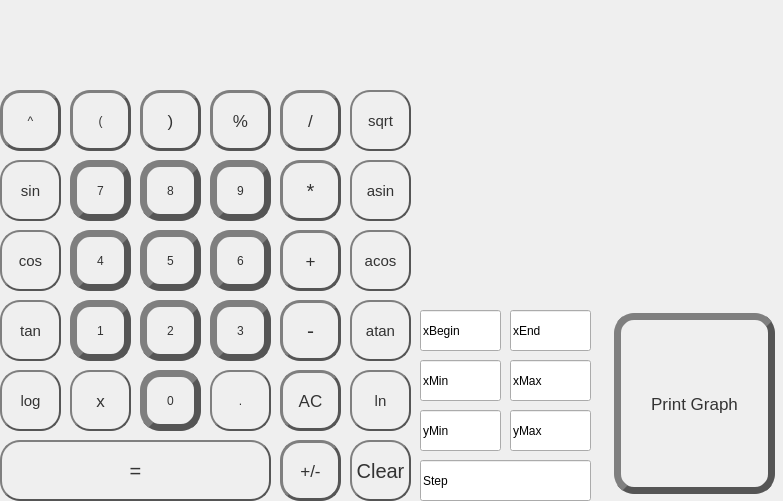
<?xml version="1.0" encoding="UTF-8"?>
<ui version="4.0">
 <class>MainWindow</class>
 <widget class="QMainWindow" name="MainWindow">
  <property name="geometry">
   <rect>
    <x>0</x>
    <y>0</y>
    <width>783</width>
    <height>501</height>
   </rect>
  </property>
  <property name="font">
   <font>
    <pointsize>14</pointsize>
   </font>
  </property>
  <property name="windowTitle">
   <string>MainWindow</string>
  </property>
  <property name="styleSheet">
   <string notr="true">QPushButton {
color: #333;
border: 7px solid #555;
border-radius: 20px;
border-style: outset;
background: qradialgradient(
cx: 0.3, cy: -0.4, fx: 0.3, fy: -0.4,
radius: 1.35, stop: 0 #fff, stop: 1 #888
);
padding: 5px;
}

QPushButton:hover {
background: qradialgradient(
cx: 0.3, cy: -0.4, fx: 0.3, fy: -0.4,
radius: 1.35, stop: 0 #fff, stop: 1 #bbb
);
}

QPushButton:pressed {
border-style: inset;
background: qradialgradient(
cx: 0.4, cy: -0.1, fx: 0.4, fy: -0.1,
radius: 1.35, stop: 0 #fff, stop: 1 #ddd
);
}</string>
  </property>
  <widget class="QWidget" name="centralwidget">
   <widget class="QLabel" name="result_window">
    <property name="geometry">
     <rect>
      <x>10</x>
      <y>10</y>
      <width>401</width>
      <height>71</height>
     </rect>
    </property>
    <property name="font">
     <font>
      <pointsize>21</pointsize>
     </font>
    </property>
    <property name="styleSheet">
     <string notr="true">QLabel {
  qproperty-alignment: 'AlignVCenter | AlignRight';
  border: 1px solid gray;
}

background-color : white;</string>
    </property>
    <property name="text">
     <string/>
    </property>
   </widget>
   <widget class="QPushButton" name="pushButton_AC">
    <property name="geometry">
     <rect>
      <x>280</x>
      <y>370</y>
      <width>61</width>
      <height>61</height>
     </rect>
    </property>
    <property name="font">
     <font>
      <pointsize>13</pointsize>
     </font>
    </property>
    <property name="styleSheet">
     <string notr="true">QPushButton {
color: #333;
border: 3px solid #555;
border-radius: 20px;
border-style: outset;
background: qradialgradient(
cx: 0.3, cy: -0.4, fx: 0.3, fy: -0.4,
radius: 1.35,  stop: 0 #FF7832, stop: 1 #FF9739
);
padding: 5px;
}

QPushButton:hover {
background: qradialgradient(
cx: 0.3, cy: -0.4, fx: 0.3, fy: -0.4,
radius: 1.35, stop: 0 #fff, stop: 1 #bbb
);
}

QPushButton:pressed {
border-style: inset;
background: qradialgradient(
cx: 0.4, cy: -0.1, fx: 0.4, fy: -0.1,
radius: 1.35,  stop: 0 #FF7832, stop: 1 #FF9739
);
}</string>
    </property>
    <property name="text">
     <string>AC</string>
    </property>
   </widget>
   <widget class="QPushButton" name="pushButton_rb">
    <property name="geometry">
     <rect>
      <x>140</x>
      <y>90</y>
      <width>61</width>
      <height>61</height>
     </rect>
    </property>
    <property name="font">
     <font>
      <pointsize>13</pointsize>
     </font>
    </property>
    <property name="styleSheet">
     <string notr="true">QPushButton {
color: #333;
border: 3px solid #555;
border-radius: 20px;
border-style: outset;
background: qradialgradient(
cx: 0.3, cy: -0.4, fx: 0.3, fy: -0.4,
radius: 1.35,  stop: 0 #FF7832, stop: 1 #FF9739
);
padding: 5px;
}

QPushButton:hover {
background: qradialgradient(
cx: 0.3, cy: -0.4, fx: 0.3, fy: -0.4,
radius: 1.35, stop: 0 #fff, stop: 1 #bbb
);
}

QPushButton:pressed {
border-style: inset;
background: qradialgradient(
cx: 0.4, cy: -0.1, fx: 0.4, fy: -0.1,
radius: 1.35,  stop: 0 #FF7832, stop: 1 #FF9739
);
}</string>
    </property>
    <property name="text">
     <string>)</string>
    </property>
   </widget>
   <widget class="QPushButton" name="pushButton_fmod">
    <property name="geometry">
     <rect>
      <x>210</x>
      <y>90</y>
      <width>61</width>
      <height>61</height>
     </rect>
    </property>
    <property name="font">
     <font>
      <pointsize>13</pointsize>
     </font>
    </property>
    <property name="styleSheet">
     <string notr="true">QPushButton {
color: #333;
border: 3px solid #555;
border-radius: 20px;
border-style: outset;
background: qradialgradient(
cx: 0.3, cy: -0.4, fx: 0.3, fy: -0.4,
radius: 1.35,  stop: 0 #FF7832, stop: 1 #FF9739
);
padding: 5px;
}

QPushButton:hover {
background: qradialgradient(
cx: 0.3, cy: -0.4, fx: 0.3, fy: -0.4,
radius: 1.35, stop: 0 #fff, stop: 1 #bbb
);
}

QPushButton:pressed {
border-style: inset;
background: qradialgradient(
cx: 0.4, cy: -0.1, fx: 0.4, fy: -0.1,
radius: 1.35,  stop: 0 #FF7832, stop: 1 #FF9739
);
}</string>
    </property>
    <property name="text">
     <string>%</string>
    </property>
   </widget>
   <widget class="QPushButton" name="pushButton_div">
    <property name="geometry">
     <rect>
      <x>280</x>
      <y>90</y>
      <width>61</width>
      <height>61</height>
     </rect>
    </property>
    <property name="font">
     <font>
      <pointsize>13</pointsize>
     </font>
    </property>
    <property name="styleSheet">
     <string notr="true">QPushButton {
color: #333;
border: 3px solid #555;
border-radius: 20px;
border-style: outset;
background: qradialgradient(
cx: 0.3, cy: -0.4, fx: 0.3, fy: -0.4,
radius: 1.35,  stop: 0 #FF7832, stop: 1 #FF9739
);
padding: 5px;
}

QPushButton:hover {
background: qradialgradient(
cx: 0.3, cy: -0.4, fx: 0.3, fy: -0.4,
radius: 1.35, stop: 0 #fff, stop: 1 #bbb
);
}

QPushButton:pressed {
border-style: inset;
background: qradialgradient(
cx: 0.4, cy: -0.1, fx: 0.4, fy: -0.1,
radius: 1.35,  stop: 0 #FF7832, stop: 1 #FF9739
);
}</string>
    </property>
    <property name="text">
     <string>/</string>
    </property>
   </widget>
   <widget class="QPushButton" name="pushButton_7">
    <property name="geometry">
     <rect>
      <x>70</x>
      <y>160</y>
      <width>61</width>
      <height>61</height>
     </rect>
    </property>
    <property name="styleSheet">
     <string notr="true">QPushButton {
color: #333;
border: 7px solid #555;
border-radius: 20px;
border-style: outset;
background: qradialgradient(
cx: 0.3, cy: -0.4, fx: 0.3, fy: -0.4,
radius: 1.35, stop: 0 #fff, stop: 1 #888
);
padding: 5px;
}

QPushButton:hover {
background: qradialgradient(
cx: 0.3, cy: -0.4, fx: 0.3, fy: -0.4,
radius: 1.35, stop: 0 #fff, stop: 1 #bbb
);
}

QPushButton:pressed {
border-style: inset;
background: qradialgradient(
cx: 0.4, cy: -0.1, fx: 0.4, fy: -0.1,
radius: 1.35, stop: 0 #fff, stop: 1 #ddd
);
}</string>
    </property>
    <property name="text">
     <string>7</string>
    </property>
   </widget>
   <widget class="QPushButton" name="pushButton_9">
    <property name="geometry">
     <rect>
      <x>210</x>
      <y>160</y>
      <width>61</width>
      <height>61</height>
     </rect>
    </property>
    <property name="styleSheet">
     <string notr="true">QPushButton {
color: #333;
border: 7px solid #555;
border-radius: 20px;
border-style: outset;
background: qradialgradient(
cx: 0.3, cy: -0.4, fx: 0.3, fy: -0.4,
radius: 1.35, stop: 0 #fff, stop: 1 #888
);
padding: 5px;
}

QPushButton:hover {
background: qradialgradient(
cx: 0.3, cy: -0.4, fx: 0.3, fy: -0.4,
radius: 1.35, stop: 0 #fff, stop: 1 #bbb
);
}

QPushButton:pressed {
border-style: inset;
background: qradialgradient(
cx: 0.4, cy: -0.1, fx: 0.4, fy: -0.1,
radius: 1.35, stop: 0 #fff, stop: 1 #ddd
);
}</string>
    </property>
    <property name="text">
     <string>9</string>
    </property>
   </widget>
   <widget class="QPushButton" name="pushButton_8">
    <property name="geometry">
     <rect>
      <x>140</x>
      <y>160</y>
      <width>61</width>
      <height>61</height>
     </rect>
    </property>
    <property name="styleSheet">
     <string notr="true">QPushButton {
color: #333;
border: 7px solid #555;
border-radius: 20px;
border-style: outset;
background: qradialgradient(
cx: 0.3, cy: -0.4, fx: 0.3, fy: -0.4,
radius: 1.35, stop: 0 #fff, stop: 1 #888
);
padding: 5px;
}

QPushButton:hover {
background: qradialgradient(
cx: 0.3, cy: -0.4, fx: 0.3, fy: -0.4,
radius: 1.35, stop: 0 #fff, stop: 1 #bbb
);
}

QPushButton:pressed {
border-style: inset;
background: qradialgradient(
cx: 0.4, cy: -0.1, fx: 0.4, fy: -0.1,
radius: 1.35, stop: 0 #fff, stop: 1 #ddd
);
}</string>
    </property>
    <property name="text">
     <string>8</string>
    </property>
   </widget>
   <widget class="QPushButton" name="pushButton_mult">
    <property name="geometry">
     <rect>
      <x>280</x>
      <y>160</y>
      <width>61</width>
      <height>61</height>
     </rect>
    </property>
    <property name="font">
     <font>
      <pointsize>15</pointsize>
     </font>
    </property>
    <property name="styleSheet">
     <string notr="true">QPushButton {
color: #333;
border: 3px solid #555;
border-radius: 20px;
border-style: outset;
background: qradialgradient(
cx: 0.3, cy: -0.4, fx: 0.3, fy: -0.4,
radius: 1.35,  stop: 0 #FF7832, stop: 1 #FF9739
);
padding: 5px;
}

QPushButton:hover {
background: qradialgradient(
cx: 0.3, cy: -0.4, fx: 0.3, fy: -0.4,
radius: 1.35, stop: 0 #fff, stop: 1 #bbb
);
}

QPushButton:pressed {
border-style: inset;
background: qradialgradient(
cx: 0.4, cy: -0.1, fx: 0.4, fy: -0.1,
radius: 1.35,  stop: 0 #FF7832, stop: 1 #FF9739
);
}</string>
    </property>
    <property name="text">
     <string>*</string>
    </property>
   </widget>
   <widget class="QPushButton" name="pushButton_4">
    <property name="geometry">
     <rect>
      <x>70</x>
      <y>230</y>
      <width>61</width>
      <height>61</height>
     </rect>
    </property>
    <property name="styleSheet">
     <string notr="true">QPushButton {
color: #333;
border: 7px solid #555;
border-radius: 20px;
border-style: outset;
background: qradialgradient(
cx: 0.3, cy: -0.4, fx: 0.3, fy: -0.4,
radius: 1.35, stop: 0 #fff, stop: 1 #888
);
padding: 5px;
}

QPushButton:hover {
background: qradialgradient(
cx: 0.3, cy: -0.4, fx: 0.3, fy: -0.4,
radius: 1.35, stop: 0 #fff, stop: 1 #bbb
);
}

QPushButton:pressed {
border-style: inset;
background: qradialgradient(
cx: 0.4, cy: -0.1, fx: 0.4, fy: -0.1,
radius: 1.35, stop: 0 #fff, stop: 1 #ddd
);
}</string>
    </property>
    <property name="text">
     <string>4</string>
    </property>
   </widget>
   <widget class="QPushButton" name="pushButton_6">
    <property name="geometry">
     <rect>
      <x>210</x>
      <y>230</y>
      <width>61</width>
      <height>61</height>
     </rect>
    </property>
    <property name="styleSheet">
     <string notr="true">QPushButton {
color: #333;
border: 7px solid #555;
border-radius: 20px;
border-style: outset;
background: qradialgradient(
cx: 0.3, cy: -0.4, fx: 0.3, fy: -0.4,
radius: 1.35, stop: 0 #fff, stop: 1 #888
);
padding: 5px;
}

QPushButton:hover {
background: qradialgradient(
cx: 0.3, cy: -0.4, fx: 0.3, fy: -0.4,
radius: 1.35, stop: 0 #fff, stop: 1 #bbb
);
}

QPushButton:pressed {
border-style: inset;
background: qradialgradient(
cx: 0.4, cy: -0.1, fx: 0.4, fy: -0.1,
radius: 1.35, stop: 0 #fff, stop: 1 #ddd
);
}</string>
    </property>
    <property name="text">
     <string>6</string>
    </property>
   </widget>
   <widget class="QPushButton" name="pushButton_5">
    <property name="geometry">
     <rect>
      <x>140</x>
      <y>230</y>
      <width>61</width>
      <height>61</height>
     </rect>
    </property>
    <property name="styleSheet">
     <string notr="true">QPushButton {
color: #333;
border: 7px solid #555;
border-radius: 20px;
border-style: outset;
background: qradialgradient(
cx: 0.3, cy: -0.4, fx: 0.3, fy: -0.4,
radius: 1.35, stop: 0 #fff, stop: 1 #888
);
padding: 5px;
}

QPushButton:hover {
background: qradialgradient(
cx: 0.3, cy: -0.4, fx: 0.3, fy: -0.4,
radius: 1.35, stop: 0 #fff, stop: 1 #bbb
);
}

QPushButton:pressed {
border-style: inset;
background: qradialgradient(
cx: 0.4, cy: -0.1, fx: 0.4, fy: -0.1,
radius: 1.35, stop: 0 #fff, stop: 1 #ddd
);
}</string>
    </property>
    <property name="text">
     <string>5</string>
    </property>
   </widget>
   <widget class="QPushButton" name="pushButton_3">
    <property name="geometry">
     <rect>
      <x>210</x>
      <y>300</y>
      <width>61</width>
      <height>61</height>
     </rect>
    </property>
    <property name="styleSheet">
     <string notr="true">QPushButton {
color: #333;
border: 7px solid #555;
border-radius: 20px;
border-style: outset;
background: qradialgradient(
cx: 0.3, cy: -0.4, fx: 0.3, fy: -0.4,
radius: 1.35, stop: 0 #fff, stop: 1 #888
);
padding: 5px;
}

QPushButton:hover {
background: qradialgradient(
cx: 0.3, cy: -0.4, fx: 0.3, fy: -0.4,
radius: 1.35, stop: 0 #fff, stop: 1 #bbb
);
}

QPushButton:pressed {
border-style: inset;
background: qradialgradient(
cx: 0.4, cy: -0.1, fx: 0.4, fy: -0.1,
radius: 1.35, stop: 0 #fff, stop: 1 #ddd
);
}</string>
    </property>
    <property name="text">
     <string>3</string>
    </property>
   </widget>
   <widget class="QPushButton" name="pushButton_2">
    <property name="geometry">
     <rect>
      <x>140</x>
      <y>300</y>
      <width>61</width>
      <height>61</height>
     </rect>
    </property>
    <property name="styleSheet">
     <string notr="true">QPushButton {
color: #333;
border: 7px solid #555;
border-radius: 20px;
border-style: outset;
background: qradialgradient(
cx: 0.3, cy: -0.4, fx: 0.3, fy: -0.4,
radius: 1.35, stop: 0 #fff, stop: 1 #888
);
padding: 5px;
}

QPushButton:hover {
background: qradialgradient(
cx: 0.3, cy: -0.4, fx: 0.3, fy: -0.4,
radius: 1.35, stop: 0 #fff, stop: 1 #bbb
);
}

QPushButton:pressed {
border-style: inset;
background: qradialgradient(
cx: 0.4, cy: -0.1, fx: 0.4, fy: -0.1,
radius: 1.35, stop: 0 #fff, stop: 1 #ddd
);
}</string>
    </property>
    <property name="text">
     <string>2</string>
    </property>
   </widget>
   <widget class="QPushButton" name="pushButton_1">
    <property name="geometry">
     <rect>
      <x>70</x>
      <y>300</y>
      <width>61</width>
      <height>61</height>
     </rect>
    </property>
    <property name="styleSheet">
     <string notr="true">QPushButton {
color: #333;
border: 7px solid #555;
border-radius: 20px;
border-style: outset;
background: qradialgradient(
cx: 0.3, cy: -0.4, fx: 0.3, fy: -0.4,
radius: 1.35, stop: 0 #fff, stop: 1 #888
);
padding: 5px;
}

QPushButton:hover {
background: qradialgradient(
cx: 0.3, cy: -0.4, fx: 0.3, fy: -0.4,
radius: 1.35, stop: 0 #fff, stop: 1 #bbb
);
}

QPushButton:pressed {
border-style: inset;
background: qradialgradient(
cx: 0.4, cy: -0.1, fx: 0.4, fy: -0.1,
radius: 1.35, stop: 0 #fff, stop: 1 #ddd
);
}</string>
    </property>
    <property name="text">
     <string>1</string>
    </property>
   </widget>
   <widget class="QPushButton" name="pushButton_minus">
    <property name="geometry">
     <rect>
      <x>280</x>
      <y>300</y>
      <width>61</width>
      <height>61</height>
     </rect>
    </property>
    <property name="font">
     <font>
      <pointsize>16</pointsize>
     </font>
    </property>
    <property name="styleSheet">
     <string notr="true">QPushButton {
color: #333;
border: 3px solid #555;
border-radius: 20px;
border-style: outset;
background: qradialgradient(
cx: 0.3, cy: -0.4, fx: 0.3, fy: -0.4,
radius: 1.35,  stop: 0 #FF7832, stop: 1 #FF9739
);
padding: 5px;
}

QPushButton:hover {
background: qradialgradient(
cx: 0.3, cy: -0.4, fx: 0.3, fy: -0.4,
radius: 1.35, stop: 0 #fff, stop: 1 #bbb
);
}

QPushButton:pressed {
border-style: inset;
background: qradialgradient(
cx: 0.4, cy: -0.1, fx: 0.4, fy: -0.1,
radius: 1.35,  stop: 0 #FF7832, stop: 1 #FF9739
);
}</string>
    </property>
    <property name="text">
     <string>-</string>
    </property>
   </widget>
   <widget class="QPushButton" name="pushButton_plus">
    <property name="geometry">
     <rect>
      <x>280</x>
      <y>230</y>
      <width>61</width>
      <height>61</height>
     </rect>
    </property>
    <property name="font">
     <font>
      <pointsize>13</pointsize>
     </font>
    </property>
    <property name="styleSheet">
     <string notr="true">QPushButton {
color: #333;
border: 3px solid #555;
border-radius: 20px;
border-style: outset;
background: qradialgradient(
cx: 0.3, cy: -0.4, fx: 0.3, fy: -0.4,
radius: 1.35,  stop: 0 #FF7832, stop: 1 #FF9739
);
padding: 5px;
}

QPushButton:hover {
background: qradialgradient(
cx: 0.3, cy: -0.4, fx: 0.3, fy: -0.4,
radius: 1.35, stop: 0 #fff, stop: 1 #bbb
);
}

QPushButton:pressed {
border-style: inset;
background: qradialgradient(
cx: 0.4, cy: -0.1, fx: 0.4, fy: -0.1,
radius: 1.35,  stop: 0 #FF7832, stop: 1 #FF9739
);
}</string>
    </property>
    <property name="text">
     <string>+</string>
    </property>
   </widget>
   <widget class="QPushButton" name="pushButton_dot">
    <property name="geometry">
     <rect>
      <x>210</x>
      <y>370</y>
      <width>61</width>
      <height>61</height>
     </rect>
    </property>
    <property name="styleSheet">
     <string notr="true">QPushButton {
    color: #333;
    border: 2px solid #555;
    border-radius: 20px;
    border-style: outset;
    background: qradialgradient(
        cx: 0.3, cy: -0.4, fx: 0.3, fy: -0.4,
        radius: 1.35, stop: 0 #fff, stop: 1 #ba02d6f7  /* Измененный цвет: #ba02d6f7 */
    );
    padding: 5px;
}

QPushButton:hover {
    background: qradialgradient(
        cx: 0.3, cy: -0.4, fx: 0.3, fy: -0.4,
        radius: 1.35, stop: 0 #fff, stop: 1 #ba02d6f7  /* Измененный цвет: #ba02d6f7 */
    );
}

QPushButton:pressed {
    border-style: inset;
    background: qradialgradient(
        cx: 0.4, cy: -0.1, fx: 0.4, fy: -0.1,
        radius: 1.35, stop: 0 #fff, stop: 1 #ba02d6f7  /* Измененный цвет: #ba02d6f7 */
    );
}</string>
    </property>
    <property name="text">
     <string>.</string>
    </property>
   </widget>
   <widget class="QPushButton" name="pushButton_equal">
    <property name="geometry">
     <rect>
      <x>0</x>
      <y>440</y>
      <width>271</width>
      <height>61</height>
     </rect>
    </property>
    <property name="font">
     <font>
      <pointsize>15</pointsize>
     </font>
    </property>
    <property name="styleSheet">
     <string notr="true">QPushButton {
    color: #333;
    border: 2px solid #555;
    border-radius: 20px;
    border-style: outset;
    background: qradialgradient(
        cx: 0.3, cy: -0.4, fx: 0.3, fy: -0.4,
        radius: 1.35, stop: 0 #fff, stop: 1 #ba02d6f7  /* Измененный цвет: #ba02d6f7 */
    );
    padding: 5px;
}

QPushButton:hover {
    background: qradialgradient(
        cx: 0.3, cy: -0.4, fx: 0.3, fy: -0.4,
        radius: 1.35, stop: 0 #fff, stop: 1 #ba02d6f7  /* Измененный цвет: #ba02d6f7 */
    );
}

QPushButton:pressed {
    border-style: inset;
    background: qradialgradient(
        cx: 0.4, cy: -0.1, fx: 0.4, fy: -0.1,
        radius: 1.35, stop: 0 #fff, stop: 1 #ba02d6f7  /* Измененный цвет: #ba02d6f7 */
    );
}

QPushButton:hover {
background: qradialgradient(
cx: 0.3, cy: -0.4, fx: 0.3, fy: -0.4,
radius: 1.35, stop: 0 #fff, stop: 1 #bbb
);
}

QPushButton:pressed {
border-style: inset;
background: qradialgradient(
cx: 0.4, cy: -0.1, fx: 0.4, fy: -0.1,
radius: 1.35, stop: 0 #fff, stop: 1 #ddd
);
}

QPushButton:hover {
background: qradialgradient(
cx: 0.3, cy: -0.4, fx: 0.3, fy: -0.4,
radius: 1.35, stop: 0 #fff, stop: 1 #bbb
);
}

QPushButton:pressed {
border-style: inset;
background: qradialgradient(
cx: 0.4, cy: -0.1, fx: 0.4, fy: -0.1,
radius: 1.35, stop: 0 #fff, stop: 1 #ddd
);
}

QPushButton:hover {
background: qradialgradient(
cx: 0.3, cy: -0.4, fx: 0.3, fy: -0.4,
radius: 1.35, stop: 0 #fff, stop: 1 #bbb
);
}

QPushButton:pressed {
border-style: inset;
background: qradialgradient(
cx: 0.4, cy: -0.1, fx: 0.4, fy: -0.1,
radius: 1.35, stop: 0 #fff, stop: 1 #ddd
);
}</string>
    </property>
    <property name="text">
     <string>=</string>
    </property>
   </widget>
   <widget class="QPushButton" name="pushButton_0">
    <property name="geometry">
     <rect>
      <x>140</x>
      <y>370</y>
      <width>61</width>
      <height>61</height>
     </rect>
    </property>
    <property name="styleSheet">
     <string notr="true">QPushButton {
color: #333;
border: 7px solid #555;
border-radius: 20px;
border-style: outset;
background: qradialgradient(
cx: 0.3, cy: -0.4, fx: 0.3, fy: -0.4,
radius: 1.35, stop: 0 #fff, stop: 1 #888
);
padding: 5px;
}

QPushButton:hover {
background: qradialgradient(
cx: 0.3, cy: -0.4, fx: 0.3, fy: -0.4,
radius: 1.35, stop: 0 #fff, stop: 1 #bbb
);
}

QPushButton:pressed {
border-style: inset;
background: qradialgradient(
cx: 0.4, cy: -0.1, fx: 0.4, fy: -0.1,
radius: 1.35, stop: 0 #fff, stop: 1 #ddd
);
}</string>
    </property>
    <property name="text">
     <string>0</string>
    </property>
   </widget>
   <widget class="QPushButton" name="pushButton_tan">
    <property name="geometry">
     <rect>
      <x>0</x>
      <y>300</y>
      <width>61</width>
      <height>61</height>
     </rect>
    </property>
    <property name="font">
     <font>
      <pointsize>11</pointsize>
     </font>
    </property>
    <property name="styleSheet">
     <string notr="true">QPushButton {
color: #333;
border: 2px solid #555;
border-radius: 20px;
border-style: outset;
background: qradialgradient(
cx: 0.3, cy: -0.4, fx: 0.3, fy: -0.4,
radius: 1.35, stop: 0 #fff, stop: 1 #f28d18f7
);
padding: 5px;
}

QPushButton:hover {
background: qradialgradient(
cx: 0.3, cy: -0.4, fx: 0.3, fy: -0.4,
radius: 1.35, stop: 0 #fff, stop: 1 #bbb
);
}

QPushButton:pressed {
border-style: inset;
background: qradialgradient(
cx: 0.4, cy: -0.1, fx: 0.4, fy: -0.1,
radius: 1.35, stop: 0 #fff, stop: 1 #ddd
);
}</string>
    </property>
    <property name="text">
     <string>tan</string>
    </property>
   </widget>
   <widget class="QPushButton" name="pushButton_cos">
    <property name="geometry">
     <rect>
      <x>0</x>
      <y>230</y>
      <width>61</width>
      <height>61</height>
     </rect>
    </property>
    <property name="font">
     <font>
      <pointsize>11</pointsize>
     </font>
    </property>
    <property name="styleSheet">
     <string notr="true">QPushButton {
color: #333;
border: 2px solid #555;
border-radius: 20px;
border-style: outset;
background: qradialgradient(
cx: 0.3, cy: -0.4, fx: 0.3, fy: -0.4,
radius: 1.35, stop: 0 #fff, stop: 1 #f28d18f7
);
padding: 5px;
}

QPushButton:hover {
background: qradialgradient(
cx: 0.3, cy: -0.4, fx: 0.3, fy: -0.4,
radius: 1.35, stop: 0 #fff, stop: 1 #bbb
);
}

QPushButton:pressed {
border-style: inset;
background: qradialgradient(
cx: 0.4, cy: -0.1, fx: 0.4, fy: -0.1,
radius: 1.35, stop: 0 #fff, stop: 1 #ddd
);
}

QPushButton:hover {
    background: qradialgradient(
        cx: 0.3, cy: -0.4, fx: 0.3, fy: -0.4,
        radius: 1.35, stop: 0 #fff, stop: 1 #ba02d6f7  /* Измененный цвет: #ba02d6f7 */
    );
}

QPushButton:pressed {
    border-style: inset;
    background: qradialgradient(
        cx: 0.4, cy: -0.1, fx: 0.4, fy: -0.1,
        radius: 1.35, stop: 0 #fff, stop: 1 #ba02d6f7  /* Измененный цвет: #ba02d6f7 */
    );
}</string>
    </property>
    <property name="text">
     <string>cos</string>
    </property>
   </widget>
   <widget class="QPushButton" name="pushButton_sin">
    <property name="geometry">
     <rect>
      <x>0</x>
      <y>160</y>
      <width>61</width>
      <height>61</height>
     </rect>
    </property>
    <property name="font">
     <font>
      <pointsize>11</pointsize>
     </font>
    </property>
    <property name="styleSheet">
     <string notr="true">QPushButton {
color: #333;
border: 2px solid #555;
border-radius: 20px;
border-style: outset;
background: qradialgradient(
cx: 0.3, cy: -0.4, fx: 0.3, fy: -0.4,
radius: 1.35, stop: 0 #fff, stop: 1 #f28d18f7
);
padding: 5px;
}

QPushButton:hover {
background: qradialgradient(
cx: 0.3, cy: -0.4, fx: 0.3, fy: -0.4,
radius: 1.35, stop: 0 #fff, stop: 1 #bbb
);
}

QPushButton:pressed {
border-style: inset;
background: qradialgradient(
cx: 0.4, cy: -0.1, fx: 0.4, fy: -0.1,
radius: 1.35, stop: 0 #fff, stop: 1 #ddd
);
}

QPushButton:hover {
    background: qradialgradient(
        cx: 0.3, cy: -0.4, fx: 0.3, fy: -0.4,
        radius: 1.35, stop: 0 #fff, stop: 1 #ba02d6f7  /* Измененный цвет: #ba02d6f7 */
    );
}

QPushButton:pressed {
    border-style: inset;
    background: qradialgradient(
        cx: 0.4, cy: -0.1, fx: 0.4, fy: -0.1,
        radius: 1.35, stop: 0 #fff, stop: 1 #ba02d6f7  /* Измененный цвет: #ba02d6f7 */
    );
}</string>
    </property>
    <property name="text">
     <string>sin</string>
    </property>
   </widget>
   <widget class="QPushButton" name="pushButton_log">
    <property name="geometry">
     <rect>
      <x>0</x>
      <y>370</y>
      <width>61</width>
      <height>61</height>
     </rect>
    </property>
    <property name="font">
     <font>
      <pointsize>11</pointsize>
     </font>
    </property>
    <property name="styleSheet">
     <string notr="true">QPushButton {
color: #333;
border: 2px solid #555;
border-radius: 20px;
border-style: outset;
background: qradialgradient(
cx: 0.3, cy: -0.4, fx: 0.3, fy: -0.4,
radius: 1.35, stop: 0 #fff, stop: 1 #f28d18f7
);
padding: 5px;
}

QPushButton:hover {
background: qradialgradient(
cx: 0.3, cy: -0.4, fx: 0.3, fy: -0.4,
radius: 1.35, stop: 0 #fff, stop: 1 #bbb
);
}

QPushButton:pressed {
border-style: inset;
background: qradialgradient(
cx: 0.4, cy: -0.1, fx: 0.4, fy: -0.1,
radius: 1.35, stop: 0 #fff, stop: 1 #ddd
);
}</string>
    </property>
    <property name="text">
     <string>log</string>
    </property>
   </widget>
   <widget class="QPushButton" name="pushButton_atan">
    <property name="geometry">
     <rect>
      <x>350</x>
      <y>300</y>
      <width>61</width>
      <height>61</height>
     </rect>
    </property>
    <property name="font">
     <font>
      <pointsize>11</pointsize>
     </font>
    </property>
    <property name="styleSheet">
     <string notr="true">QPushButton {
color: #333;
border: 2px solid #555;
border-radius: 20px;
border-style: outset;
background: qradialgradient(
cx: 0.3, cy: -0.4, fx: 0.3, fy: -0.4,
radius: 1.35, stop: 0 #fff, stop: 1 #f28d18f7
);
padding: 5px;
}

QPushButton:hover {
background: qradialgradient(
cx: 0.3, cy: -0.4, fx: 0.3, fy: -0.4,
radius: 1.35, stop: 0 #fff, stop: 1 #bbb
);
}

QPushButton:pressed {
border-style: inset;
background: qradialgradient(
cx: 0.4, cy: -0.1, fx: 0.4, fy: -0.1,
radius: 1.35, stop: 0 #fff, stop: 1 #ddd
);
}

QPushButton:hover {
    background: qradialgradient(
        cx: 0.3, cy: -0.4, fx: 0.3, fy: -0.4,
        radius: 1.35, stop: 0 #fff, stop: 1 #ba02d6f7  /* Измененный цвет: #ba02d6f7 */
    );
}

QPushButton:pressed {
    border-style: inset;
    background: qradialgradient(
        cx: 0.4, cy: -0.1, fx: 0.4, fy: -0.1,
        radius: 1.35, stop: 0 #fff, stop: 1 #ba02d6f7  /* Измененный цвет: #ba02d6f7 */
    );
}</string>
    </property>
    <property name="text">
     <string>atan</string>
    </property>
   </widget>
   <widget class="QPushButton" name="pushButton_acos">
    <property name="geometry">
     <rect>
      <x>350</x>
      <y>230</y>
      <width>61</width>
      <height>61</height>
     </rect>
    </property>
    <property name="font">
     <font>
      <pointsize>11</pointsize>
     </font>
    </property>
    <property name="styleSheet">
     <string notr="true">QPushButton {
color: #333;
border: 2px solid #555;
border-radius: 20px;
border-style: outset;
background: qradialgradient(
cx: 0.3, cy: -0.4, fx: 0.3, fy: -0.4,
radius: 1.35, stop: 0 #fff, stop: 1 #f28d18f7
);
padding: 5px;
}

QPushButton:hover {
background: qradialgradient(
cx: 0.3, cy: -0.4, fx: 0.3, fy: -0.4,
radius: 1.35, stop: 0 #fff, stop: 1 #bbb
);
}

QPushButton:pressed {
border-style: inset;
background: qradialgradient(
cx: 0.4, cy: -0.1, fx: 0.4, fy: -0.1,
radius: 1.35, stop: 0 #fff, stop: 1 #ddd
);
}

QPushButton:hover {
    background: qradialgradient(
        cx: 0.3, cy: -0.4, fx: 0.3, fy: -0.4,
        radius: 1.35, stop: 0 #fff, stop: 1 #ba02d6f7  /* Измененный цвет: #ba02d6f7 */
    );
}

QPushButton:pressed {
    border-style: inset;
    background: qradialgradient(
        cx: 0.4, cy: -0.1, fx: 0.4, fy: -0.1,
        radius: 1.35, stop: 0 #fff, stop: 1 #ba02d6f7  /* Измененный цвет: #ba02d6f7 */
    );
}</string>
    </property>
    <property name="text">
     <string>acos</string>
    </property>
   </widget>
   <widget class="QPushButton" name="pushButton_asin">
    <property name="geometry">
     <rect>
      <x>350</x>
      <y>160</y>
      <width>61</width>
      <height>61</height>
     </rect>
    </property>
    <property name="font">
     <font>
      <pointsize>11</pointsize>
     </font>
    </property>
    <property name="styleSheet">
     <string notr="true">QPushButton {
color: #333;
border: 2px solid #555;
border-radius: 20px;
border-style: outset;
background: qradialgradient(
cx: 0.3, cy: -0.4, fx: 0.3, fy: -0.4,
radius: 1.35, stop: 0 #fff, stop: 1 #f28d18f7
);
padding: 5px;
}

QPushButton:hover {
background: qradialgradient(
cx: 0.3, cy: -0.4, fx: 0.3, fy: -0.4,
radius: 1.35, stop: 0 #fff, stop: 1 #bbb
);
}

QPushButton:pressed {
border-style: inset;
background: qradialgradient(
cx: 0.4, cy: -0.1, fx: 0.4, fy: -0.1,
radius: 1.35, stop: 0 #fff, stop: 1 #ddd
);
}

QPushButton:hover {
    background: qradialgradient(
        cx: 0.3, cy: -0.4, fx: 0.3, fy: -0.4,
        radius: 1.35, stop: 0 #fff, stop: 1 #ba02d6f7  /* Измененный цвет: #ba02d6f7 */
    );
}

QPushButton:pressed {
    border-style: inset;
    background: qradialgradient(
        cx: 0.4, cy: -0.1, fx: 0.4, fy: -0.1,
        radius: 1.35, stop: 0 #fff, stop: 1 #ba02d6f7  /* Измененный цвет: #ba02d6f7 */
    );
}</string>
    </property>
    <property name="text">
     <string>asin</string>
    </property>
   </widget>
   <widget class="QPushButton" name="pushButton_sqrt">
    <property name="geometry">
     <rect>
      <x>350</x>
      <y>90</y>
      <width>61</width>
      <height>61</height>
     </rect>
    </property>
    <property name="font">
     <font>
      <pointsize>11</pointsize>
     </font>
    </property>
    <property name="styleSheet">
     <string notr="true">QPushButton {
color: #333;
border: 2px solid #555;
border-radius: 20px;
border-style: outset;
background: qradialgradient(
cx: 0.3, cy: -0.4, fx: 0.3, fy: -0.4,
radius: 1.35, stop: 0 #fff, stop: 1 #f28d18f7
);
padding: 5px;
}

QPushButton:hover {
background: qradialgradient(
cx: 0.3, cy: -0.4, fx: 0.3, fy: -0.4,
radius: 1.35, stop: 0 #fff, stop: 1 #bbb
);
}

QPushButton:pressed {
border-style: inset;
background: qradialgradient(
cx: 0.4, cy: -0.1, fx: 0.4, fy: -0.1,
radius: 1.35, stop: 0 #fff, stop: 1 #ddd
);
}

QPushButton:hover {
    background: qradialgradient(
        cx: 0.3, cy: -0.4, fx: 0.3, fy: -0.4,
        radius: 1.35, stop: 0 #fff, stop: 1 #ba02d6f7  /* Измененный цвет: #ba02d6f7 */
    );
}

QPushButton:pressed {
    border-style: inset;
    background: qradialgradient(
        cx: 0.4, cy: -0.1, fx: 0.4, fy: -0.1,
        radius: 1.35, stop: 0 #fff, stop: 1 #ba02d6f7  /* Измененный цвет: #ba02d6f7 */
    );
}</string>
    </property>
    <property name="text">
     <string>sqrt</string>
    </property>
   </widget>
   <widget class="QPushButton" name="pushButton_ln">
    <property name="geometry">
     <rect>
      <x>350</x>
      <y>370</y>
      <width>61</width>
      <height>61</height>
     </rect>
    </property>
    <property name="font">
     <font>
      <pointsize>11</pointsize>
     </font>
    </property>
    <property name="styleSheet">
     <string notr="true">QPushButton {
color: #333;
border: 2px solid #555;
border-radius: 20px;
border-style: outset;
background: qradialgradient(
cx: 0.3, cy: -0.4, fx: 0.3, fy: -0.4,
radius: 1.35, stop: 0 #fff, stop: 1 #f28d18f7
);
padding: 5px;
}

QPushButton:hover {
background: qradialgradient(
cx: 0.3, cy: -0.4, fx: 0.3, fy: -0.4,
radius: 1.35, stop: 0 #fff, stop: 1 #bbb
);
}

QPushButton:pressed {
border-style: inset;
background: qradialgradient(
cx: 0.4, cy: -0.1, fx: 0.4, fy: -0.1,
radius: 1.35, stop: 0 #fff, stop: 1 #ddd
);
}

QPushButton:hover {
    background: qradialgradient(
        cx: 0.3, cy: -0.4, fx: 0.3, fy: -0.4,
        radius: 1.35, stop: 0 #fff, stop: 1 #ba02d6f7  /* Измененный цвет: #ba02d6f7 */
    );
}

QPushButton:pressed {
    border-style: inset;
    background: qradialgradient(
        cx: 0.4, cy: -0.1, fx: 0.4, fy: -0.1,
        radius: 1.35, stop: 0 #fff, stop: 1 #ba02d6f7  /* Измененный цвет: #ba02d6f7 */
    );
}</string>
    </property>
    <property name="text">
     <string>ln</string>
    </property>
   </widget>
   <widget class="QPushButton" name="pushButton_x">
    <property name="geometry">
     <rect>
      <x>70</x>
      <y>370</y>
      <width>61</width>
      <height>61</height>
     </rect>
    </property>
    <property name="font">
     <font>
      <pointsize>13</pointsize>
     </font>
    </property>
    <property name="styleSheet">
     <string notr="true">QPushButton {
    color: #333;
    border: 2px solid #555;
    border-radius: 20px;
    border-style: outset;
    background: qradialgradient(
        cx: 0.3, cy: -0.4, fx: 0.3, fy: -0.4,
        radius: 1.35, stop: 0 #fff, stop: 1 #ba02d6f7  /* Измененный цвет: #ba02d6f7 */
    );
    padding: 5px;
}

QPushButton:hover {
    background: qradialgradient(
        cx: 0.3, cy: -0.4, fx: 0.3, fy: -0.4,
        radius: 1.35, stop: 0 #fff, stop: 1 #ba02d6f7  /* Измененный цвет: #ba02d6f7 */
    );
}

QPushButton:pressed {
    border-style: inset;
    background: qradialgradient(
        cx: 0.4, cy: -0.1, fx: 0.4, fy: -0.1,
        radius: 1.35, stop: 0 #fff, stop: 1 #ba02d6f7  /* Измененный цвет: #ba02d6f7 */
    );
}</string>
    </property>
    <property name="text">
     <string>x</string>
    </property>
   </widget>
   <widget class="QPushButton" name="pushButton_pow">
    <property name="geometry">
     <rect>
      <x>0</x>
      <y>90</y>
      <width>61</width>
      <height>61</height>
     </rect>
    </property>
    <property name="styleSheet">
     <string notr="true">QPushButton {
color: #333;
border: 3px solid #555;
border-radius: 20px;
border-style: outset;
background: qradialgradient(
cx: 0.3, cy: -0.4, fx: 0.3, fy: -0.4,
radius: 1.35,  stop: 0 #FF7832, stop: 1 #FF9739
);
padding: 5px;
}

QPushButton:hover {
background: qradialgradient(
cx: 0.3, cy: -0.4, fx: 0.3, fy: -0.4,
radius: 1.35, stop: 0 #fff, stop: 1 #bbb
);
}

QPushButton:pressed {
border-style: inset;
background: qradialgradient(
cx: 0.4, cy: -0.1, fx: 0.4, fy: -0.1,
radius: 1.35,  stop: 0 #FF7832, stop: 1 #FF9739
);
}</string>
    </property>
    <property name="text">
     <string>^</string>
    </property>
   </widget>
   <widget class="QPushButton" name="pushButton_lb">
    <property name="geometry">
     <rect>
      <x>70</x>
      <y>90</y>
      <width>61</width>
      <height>61</height>
     </rect>
    </property>
    <property name="styleSheet">
     <string notr="true">QPushButton {
color: #333;
border: 3px solid #555;
border-radius: 20px;
border-style: outset;
background: qradialgradient(
cx: 0.3, cy: -0.4, fx: 0.3, fy: -0.4,
radius: 1.35,  stop: 0 #FF7832, stop: 1 #FF9739
);
padding: 5px;
}

QPushButton:hover {
background: qradialgradient(
cx: 0.3, cy: -0.4, fx: 0.3, fy: -0.4,
radius: 1.35, stop: 0 #fff, stop: 1 #bbb
);
}

QPushButton:pressed {
border-style: inset;
background: qradialgradient(
cx: 0.4, cy: -0.1, fx: 0.4, fy: -0.1,
radius: 1.35,  stop: 0 #FF7832, stop: 1 #FF9739
);
}</string>
    </property>
    <property name="text">
     <string>(</string>
    </property>
   </widget>
   <widget class="QCustomPlot" name="widget" native="true">
    <property name="geometry">
     <rect>
      <x>430</x>
      <y>10</y>
      <width>341</width>
      <height>291</height>
     </rect>
    </property>
    <property name="styleSheet">
     <string notr="true"/>
    </property>
   </widget>
   <widget class="QPushButton" name="pushButton_clear">
    <property name="geometry">
     <rect>
      <x>350</x>
      <y>440</y>
      <width>61</width>
      <height>61</height>
     </rect>
    </property>
    <property name="font">
     <font>
      <pointsize>15</pointsize>
     </font>
    </property>
    <property name="styleSheet">
     <string notr="true">QPushButton {
    color: #333;
    border: 2px solid #555;
    border-radius: 20px;
    border-style: outset;
    background: qradialgradient(
        cx: 0.3, cy: -0.4, fx: 0.3, fy: -0.4,
        radius: 1.35, stop: 0 #fff, stop: 1 #ba02d6f7  /* Измененный цвет: #ba02d6f7 */
    );
    padding: 5px;
}

QPushButton:hover {
    background: qradialgradient(
        cx: 0.3, cy: -0.4, fx: 0.3, fy: -0.4,
        radius: 1.35, stop: 0 #fff, stop: 1 #ba02d6f7  /* Измененный цвет: #ba02d6f7 */
    );
}

QPushButton:pressed {
    border-style: inset;
    background: qradialgradient(
        cx: 0.4, cy: -0.1, fx: 0.4, fy: -0.1,
        radius: 1.35, stop: 0 #fff, stop: 1 #ba02d6f7  /* Измененный цвет: #ba02d6f7 */
    );
}

QPushButton:hover {
background: qradialgradient(
cx: 0.3, cy: -0.4, fx: 0.3, fy: -0.4,
radius: 1.35, stop: 0 #fff, stop: 1 #bbb
);
}

QPushButton:pressed {
border-style: inset;
background: qradialgradient(
cx: 0.4, cy: -0.1, fx: 0.4, fy: -0.1,
radius: 1.35, stop: 0 #fff, stop: 1 #ddd
);
}

QPushButton:hover {
background: qradialgradient(
cx: 0.3, cy: -0.4, fx: 0.3, fy: -0.4,
radius: 1.35, stop: 0 #fff, stop: 1 #bbb
);
}

QPushButton:pressed {
border-style: inset;
background: qradialgradient(
cx: 0.4, cy: -0.1, fx: 0.4, fy: -0.1,
radius: 1.35, stop: 0 #fff, stop: 1 #ddd
);
}

QPushButton:hover {
background: qradialgradient(
cx: 0.3, cy: -0.4, fx: 0.3, fy: -0.4,
radius: 1.35, stop: 0 #fff, stop: 1 #bbb
);
}

QPushButton:pressed {
border-style: inset;
background: qradialgradient(
cx: 0.4, cy: -0.1, fx: 0.4, fy: -0.1,
radius: 1.35, stop: 0 #fff, stop: 1 #ddd
);
}</string>
    </property>
    <property name="text">
     <string>Clear</string>
    </property>
   </widget>
   <widget class="QPushButton" name="pushButton_plus_minus">
    <property name="geometry">
     <rect>
      <x>280</x>
      <y>440</y>
      <width>61</width>
      <height>61</height>
     </rect>
    </property>
    <property name="font">
     <font>
      <pointsize>13</pointsize>
     </font>
    </property>
    <property name="styleSheet">
     <string notr="true">QPushButton {
color: #333;
border: 3px solid #555;
border-radius: 20px;
border-style: outset;
background: qradialgradient(
cx: 0.3, cy: -0.4, fx: 0.3, fy: -0.4,
radius: 1.35,  stop: 0 #FF7832, stop: 1 #FF9739
);
padding: 5px;
}

QPushButton:hover {
background: qradialgradient(
cx: 0.3, cy: -0.4, fx: 0.3, fy: -0.4,
radius: 1.35, stop: 0 #fff, stop: 1 #bbb
);
}

QPushButton:pressed {
border-style: inset;
background: qradialgradient(
cx: 0.4, cy: -0.1, fx: 0.4, fy: -0.1,
radius: 1.35,  stop: 0 #FF7832, stop: 1 #FF9739
);
}</string>
    </property>
    <property name="text">
     <string>+/-</string>
    </property>
   </widget>
   <widget class="QPushButton" name="pushButton_print">
    <property name="geometry">
     <rect>
      <x>614</x>
      <y>313</y>
      <width>161</width>
      <height>181</height>
     </rect>
    </property>
    <property name="font">
     <font>
      <pointsize>13</pointsize>
     </font>
    </property>
    <property name="text">
     <string>Print Graph</string>
    </property>
   </widget>
   <widget class="QLineEdit" name="lineEdit_xBegin">
    <property name="geometry">
     <rect>
      <x>420</x>
      <y>310</y>
      <width>81</width>
      <height>41</height>
     </rect>
    </property>
    <property name="text">
     <string>xBegin</string>
    </property>
   </widget>
   <widget class="QLineEdit" name="lineEdit_xEnd">
    <property name="geometry">
     <rect>
      <x>510</x>
      <y>310</y>
      <width>81</width>
      <height>41</height>
     </rect>
    </property>
    <property name="text">
     <string>xEnd</string>
    </property>
   </widget>
   <widget class="QLineEdit" name="lineEdit_xMin">
    <property name="geometry">
     <rect>
      <x>420</x>
      <y>360</y>
      <width>81</width>
      <height>41</height>
     </rect>
    </property>
    <property name="text">
     <string>xMin</string>
    </property>
   </widget>
   <widget class="QLineEdit" name="lineEdit_yMax">
    <property name="geometry">
     <rect>
      <x>510</x>
      <y>410</y>
      <width>81</width>
      <height>41</height>
     </rect>
    </property>
    <property name="text">
     <string>yMax</string>
    </property>
   </widget>
   <widget class="QLineEdit" name="lineEdit_Step">
    <property name="geometry">
     <rect>
      <x>420</x>
      <y>460</y>
      <width>171</width>
      <height>41</height>
     </rect>
    </property>
    <property name="text">
     <string>Step</string>
    </property>
   </widget>
   <widget class="QLineEdit" name="lineEdit_yMin">
    <property name="geometry">
     <rect>
      <x>420</x>
      <y>410</y>
      <width>81</width>
      <height>41</height>
     </rect>
    </property>
    <property name="text">
     <string>yMin</string>
    </property>
   </widget>
   <widget class="QLineEdit" name="lineEdit_xMax">
    <property name="geometry">
     <rect>
      <x>510</x>
      <y>360</y>
      <width>81</width>
      <height>41</height>
     </rect>
    </property>
    <property name="text">
     <string>xMax</string>
    </property>
   </widget>
  </widget>
 </widget>
 <customwidgets>
  <customwidget>
   <class>QCustomPlot</class>
   <extends>QWidget</extends>
   <header>qcustomplot.h</header>
   <container>1</container>
  </customwidget>
 </customwidgets>
 <resources/>
 <connections/>
</ui>
